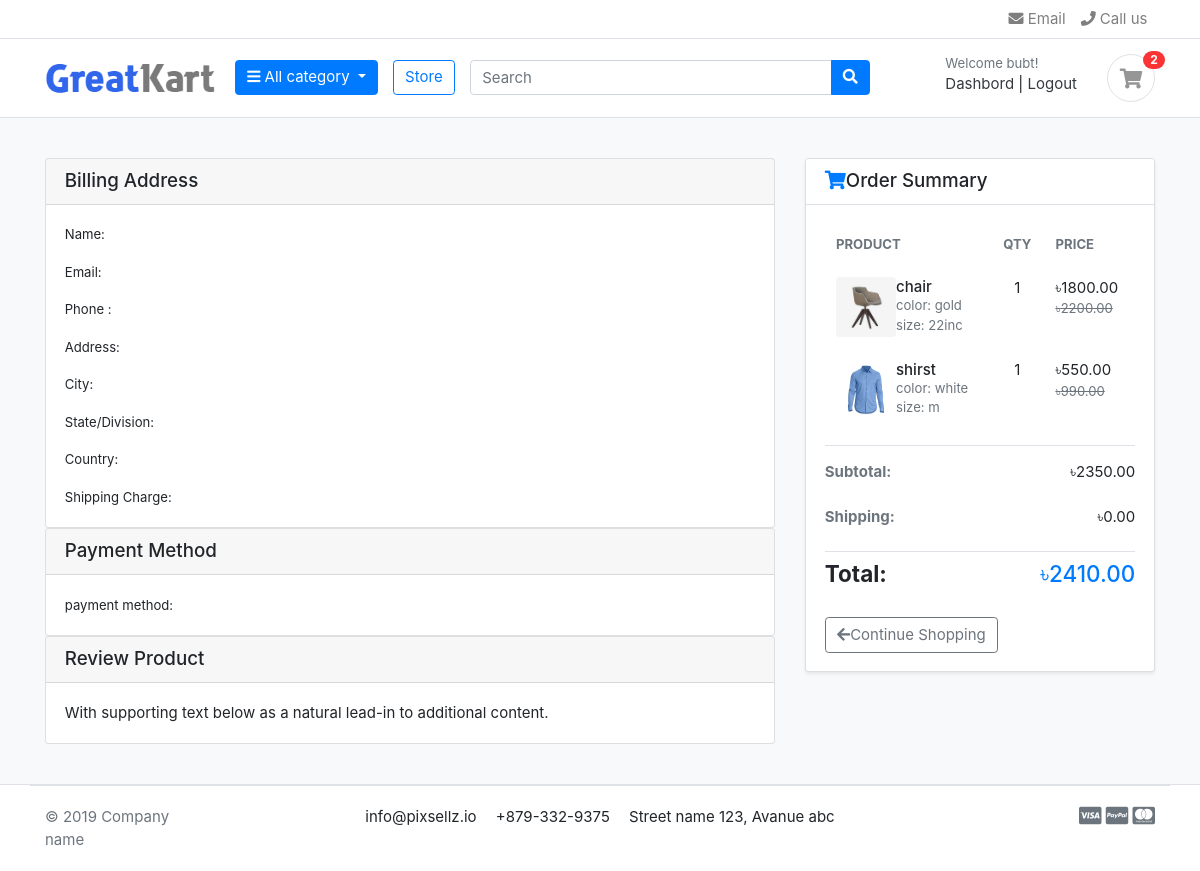
The app's page /orders/place-order/ (signed in) with its own data.
### account/models.py (models this page shows, shortened)
class UserAccount(AbstractBaseUser):
    first_name=models.CharField(max_length=50)
    last_name=models.CharField(max_length=50)
    username=models.CharField(max_length=50,unique=True)
    email=models.EmailField(max_length=100,unique=True)
    phone_number=models.CharField(max_length=50,blank=True)
    date_joined=models.DateTimeField(auto_now_add=True)
    last_login=models.DateTimeField(auto_now=True)
    is_admin=models.BooleanField(default=False)
    is_active=models.BooleanField(default=False)
    is_staff=models.BooleanField(default=False)
    is_superuser=models.BooleanField(default=False)
    USERNAME_FIELD='email'
    REQUIRED_FIELDS=['username','first_name','last_name']
    objects=MyAccountManager()
    def __str__(self):
        return self.email

### carts/models.py (models this page shows)
class CartItem(models.Model):
    product=models.ForeignKey(Product, on_delete=models.CASCADE,db_index=True)
    variation=models.ManyToManyField(Variation,blank=True,db_index=True)
    cart=models.ForeignKey(Cart,on_delete=models.CASCADE,db_index=True)
    quantity=models.PositiveIntegerField()
    is_active=models.BooleanField(default=True)
    def sub_total(self):
        return self.product.price * self.quantity
    def __str__(self):
        return self.product.name

### store/models.py (models this page shows, shortened)
class Product(models.Model):
    category = models.ForeignKey(Category, on_delete=models.CASCADE, related_name='products')
    name = models.CharField(max_length=100, unique=True, blank=False, null=True)
    slug = models.SlugField(max_length=100, unique=True, blank=True)
    description = models.TextField(blank=True)
    price = models.DecimalField(max_digits=10, decimal_places=2)
    old_price = models.DecimalField(max_digits=10, decimal_places=2, blank=True, null=True)
    image = models.ImageField(upload_to='product_images/', blank=True, null=True)
    stock = models.PositiveIntegerField(default=0)
    created_at = models.DateTimeField(auto_now_add=True)
    updated_at = models.DateTimeField(auto_now=True)
    is_available = models.BooleanField(default=True)
    class Meta:
        verbose_name_plural = 'Products'

class Variation(models.Model):
    product=models.ForeignKey(Product,on_delete=models.CASCADE)
    variation_category=models.CharField(max_length=100,choices=variation_category_choice)
    variation_value=models.CharField(max_length=100)
    is_active=models.BooleanField(default=True)
    created_at=models.DateTimeField(auto_now_add=True)
    objects=VariationManager()

### orders/views.py (the view)
# urls.py: path('place-order/', views.place_order , name='place-order'),
@login_required
def place_order(request):
    current_user = request.user
    print("Current User:", current_user)
    order = None
    cart_context = get_cart_context(request)
    cart_items = cart_context['cart_items']
    cart_count = cart_context['cart_count']
    print("Cart Items:", cart_items)
    print("Cart Count:", cart_count)
    cart_count = len(cart_items)
    if cart_count <= 0:
        return redirect('store')
    shipping_location = cart_context['shipping_location']
    if request.method == 'POST':
        new_location = request.POST.get('shipping_location', shipping_location)
        if new_location != shipping_location:
            request.session['shipping_location'] = new_location
            cart_context = get_cart_context(request)
        total = cart_context['total']
        quantity = cart_context['quantity']
        shipping = cart_context['shipping']
        grand_total = cart_context['grand_total']
        form = OrderForm(request.POST)
        payment_form=PaymentForm(request.POST)
        if form.is_valid() and payment_form.is_valid():
            payment_method = payment_form.cleaned_data['payment_method']
            payment = Payment.objects.create(
            user=current_user,
            payment_method=payment_method,
            amount=grand_total,
            status='pending',
    )
            order = Order.objects.create(
                user=current_user,
                payment=payment,  # ✅ Attach the created payment
                first_name=form.cleaned_data['first_name'],
                last_name=form.cleaned_data['last_name'],
                email=form.cleaned_data['email'],
                phone=form.cleaned_data['phone'],
                address_line_1=form.cleaned_data['address_line_1'],
                country=form.cleaned_data['country'],
                state=form.cleaned_data['state'],
                city=form.cleaned_data['city'],
                order_note=form.cleaned_data['order_note'],
                order_total=grand_total,
                shipping_cost=shipping,
                is_ordered=False,
            )
            current_date = datetime.today().strftime("%Y-%m-%d")
            order_number = current_date + str(order.id)
            order.order_number = order_number
            order.save()
            request.session['order_id'] = order.id
            request.session.modified = True
            return proceed_to_payment(request)
    else:
        form = OrderForm()
        order_id = request.session.get('order_id')
        if order_id:
            try:
                order = Order.objects.get(id=order_id, user=current_user, is_ordered=False)
            except Order.DoesNotExist:
                order = None
    totals = get_cart_context(request)
    total = totals['total']
    quantity = totals['quantity']
    shipping = totals['shipping']
    grand_total = totals['grand_total']
    context = {
        'paypal_client_id': settings.PAYPAL_CLIENT_ID,
        'cart_items': cart_items,
        'cart_count': cart_count,
        'form': form,
        'payment_form': PaymentForm(),
        'total': total,
        'quantity': quantity,
        'shipping': shipping,
        'grand_total': grand_total,
        'shipping_location': shipping_location,
        'order': order,
        'order_number': order.order_number if order else None
    }
    return render(request, 'orders/payments.html', context)

### templates/orders/payments.html (shortened to what this page needs)
{% extends "store/base.html" %}
{% load static %}
{% block content %}
<section class="section-content padding-y bg-light">
  <div class="container">
      <div class="row">
        <aside class="col-lg-8">
          <div class="card">
            <h5 class="card-header" >Billing Address</h5>
            <div class="card-body">
                <p class="card-text"><small>Name: </small> {{order.first_name}} {{order.last_name}} </p>
                <p class="card-text"><small>Email: </small> {{order.email}} </p>
                <p class="card-text"><small>Phone : </small> {{order.phone}} </p>
                <p class="card-text"><small>Address: </small> {{order.address_line_1}} </p>
                <p class="card-text"><small>City: </small> {{order.city}} </p>
                <p class="card-text"><small>State/Division: </small> {{order.state}} </p>
                 <p class="card-text"><small>Country: </small> {{order.country}} </p>
                <p class="card-text"><small>Shipping Charge: </small> {{order.shipping_cost}} </p>
            </div>
          </div>
          <div class="card">
            <h5 class="card-header" >Payment Method</h5>
            <div class="card-body">
                <p class="card-text"> <small>payment method:</small> {{order.payment.payment_method}} </p>
            </div>
          </div>
          <div class="card">
            <h5 class="card-header" >Review Product</h5>
            <div class="card-body">
                <p class="card-text"> With supporting text below as a natural lead-in to additional content.</p>
            </div>
          </div>
        </aside>
        <aside class="col-lg-4">
          <div class="card shadow-sm">
            <div class="card-header bg-white border-bottom">
              <h5 class="mb-0"><i class="fas fa-shopping-cart text-primary me-2"></i>Order Summary</h5>
            </div>
            <div class="card-body">
              <div class="table-responsive">
                <table class="table table-hover table-borderless">
                  <thead class="text-uppercase small text-muted">
                    <tr>
                      <th scope="col">Product</th>
                      <th scope="col" class="text-center">Qty</th>
                      <th scope="col" class="text-end">Price</th>
                    </tr>
                  </thead>
                  <tbody>
                    {% for cart_item in cart_items %}
                    <tr class="align-middle">
                      <td>
                        <div class="d-flex align-items-center">
                          <img src="{{ cart_item.product.image.url }}"
                              class="img-fluid rounded me-3"
                              style="width: 60px; height: 60px; object-fit: cover;">
                          <div>
                            <h6 class="mb-0">{{ cart_item.product.name }}</h6>
                            {% if cart_item.variation.all %}
                            <small class="text-muted">
                              {% for item in cart_item.variation.all %}
                              <div>{{ item.variation_category }}: {{ item.variation_value }}</div>
                              {% endfor %}
                            </small>
                            {% endif %}
                          </div>
                        </div>
                      </td>
                      <td class="text-center">
                        <span class="mx-2">{{ cart_item.quantity }}</span>
                      </td>
                      <td class="text-end">
                        <div class="text-nowrap">
                          <span class="fw-bold">৳{{ cart_item.sub_total }}</span>
                          <small class="text-muted d-block"><del>৳{{ cart_item.product.old_price }}</del></small>
                        </div>
                      </td>
                    </tr>
                    {% endfor %}
                  </tbody>
                </table>
              </div>
              <div class="border-top pt-3">
                <dl class="d-flex justify-content-between">
                  <dt class="text-muted">Subtotal:</dt>
                  <dd class="fw-bold">৳{{ total|default:"0.00" }}</dd>
                </dl>
                <dl class="d-flex justify-content-between">
                  <dt class="text-muted">Shipping:</dt>
                  <dd class="fw-bold">৳{{ shipping_cost|default:"0.00" }}</dd>
                </dl>
                <dl class="d-flex justify-content-between h4 border-top pt-2">
                  <dt>Total:</dt>
                  <dd class="text-primary">৳{{ grand_total|default:"0.00" }}</dd>
                </dl>
              </div>
              <div class="d-grid gap-2 mt-4">
                <a href="{% url 'store' %}" class="btn btn-outline-secondary">
                  <i class="fas fa-arrow-left me-2"></i>Continue Shopping
                </a>
              </div>
            </div>
        </aside>
      </div>
  </div>
</section>
{% endblock content %}

### templates/store/base.html (shortened to what this page needs)
{% load static %}
<!DOCTYPE HTML>
<html lang="en">
<head>
<link href="{% static 'css/bootstrap.css' %}" rel="stylesheet" type="text/css"/>
<link href="https://cdn.jsdelivr.net/npm/bootstrap@4.6.2/dist/css/bootstrap.min.css" rel="stylesheet">
<link href="{% static 'fonts/fontawesome/css/all.min.css' %}" type="text/css" rel="stylesheet">
<link href="{% static 'css/ui.css' %}" rel="stylesheet" type="text/css"/>
<link href="{% static 'css/responsive.css' %}" rel="stylesheet" media="only screen and (max-width: 1200px)" />
</head>
</head>
<body>
<header class="section-header">
<nav class="navbar p-md-0 navbar-expand-sm navbar-light border-bottom">
<div class="container">
  <div class="collapse navbar-collapse" id="navbarTop4">
    <ul class="navbar-nav">
		<li><a href="#" class="nav-link"> <i class="fa fa-envelope"></i> Email </a></li>
		<li><a href="#" class="nav-link"> <i class="fa fa-phone"></i> Call us </a></li>
	</ul>
  </div>
</div>
</nav>
<section class="header-main border-bottom">
	<div class="container">
<div class="row align-items-center">
	<div class="col-lg-2 col-md-3 col-6">
		<a href="{% url 'index' %}" class="brand-wrap">
			<img class="logo" src="{% static 'images/logo.png' %}">
		</a>
	</div>
	<div class="col-lg col-sm col-md col-6 flex-grow-0">
		<div class="category-wrap dropdown d-inline-block float-right">
			<button type="button" class="btn btn-primary dropdown-toggle" data-toggle="dropdown">
				<i class="fa fa-bars"></i> All category
			</button>
		</div>
	</div>
	<a href="{% url 'store' %}" class="btn btn-outline-primary">Store</a>
	<div class="col-lg  col-md-6 col-sm-12 col">
		<form action="{% url 'search' %}" class="search" method="GET">
			<div class="input-group w-100">
			    <input type="text" class="form-control" style="width:60%;" placeholder="Search" name="keyword">
			    <div class="input-group-append">
			      <button class="btn btn-primary" type="submit">
			        <i class="fa fa-search"></i>
			      </button>
			    </div>
		    </div>
		</form>
	</div>
	<div class="col-lg-3 col-sm-6 col-8 order-2 order-lg-3">
				<div class="d-flex justify-content-end mb-3 mb-lg-0">
					{% if user.is_authenticated %}
					<div class="widget-header">
						<small class="title text-muted">Welcome {{user.first_name}}!</small>
						<div>
							<a href="#">Dashbord</a> <span class="dark-transp"> | </span>
							<a href="{% url 'logout' %}"> Logout</a>
						</div>
					</div>
					<a href="{% url 'cart'  %}" class="widget-header pl-3 ml-3">
						<div class="icon icon-sm rounded-circle border"><i class="fa fa-shopping-cart"></i></div>
						<span class="badge badge-pill badge-danger notify">{{ cart_count }}</span>
					</a>
				</div>
				{% endif %}
			</div>
</div>
	</div>
</section>
</header>
{% block content %}
{% endblock content %}
<footer class="section-footer border-top">
	<div class="container">
		<section class="footer-bottom border-top row">
			<div class="col-md-2">
				<p class="text-muted"> &copy 2019 Company name </p>
			</div>
			<div class="col-md-8 text-md-center">
				<span  class="px-2">info@pixsellz.io</span>
				<span  class="px-2">+879-332-9375</span>
				<span  class="px-2">Street name 123, Avanue abc</span>
			</div>
			<div class="col-md-2 text-md-right text-muted">
				<i class="fab fa-lg fa-cc-visa"></i>
				<i class="fab fa-lg fa-cc-paypal"></i>
				<i class="fab fa-lg fa-cc-mastercard"></i>
			</div>
		</section>
	</div>
</footer>
</body>
</html>

### records on screen
UserAccount: first_name "bubt"
CartItem: product.image (picture), product.name "chair", quantity "1", sub_total "1800.00", product.old_price "2200.00"
Variation: variation_category "color", variation_value "gold"
Variation: variation_category "size", variation_value "22inc"
CartItem: product.image (picture), product.name "shirst", quantity "1", sub_total "550.00", product.old_price "990.00"
Variation: variation_category "color", variation_value "white"
Variation: variation_category "size", variation_value "m"

### other values on screen
{{ cart_count }} "2"
{{ total|default:"0.00" }} "2350.00"
{{ shipping_cost|default:"0.00" }} "0.00"
{{ grand_total|default:"0.00" }} "2410.00"
